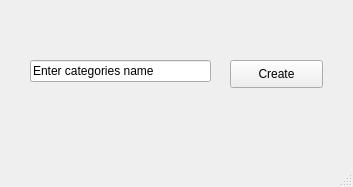
<?xml version="1.0" encoding="UTF-8"?>
<ui version="4.0">
 <class>MainWindow</class>
 <widget class="QMainWindow" name="MainWindow">
  <property name="geometry">
   <rect>
    <x>0</x>
    <y>0</y>
    <width>353</width>
    <height>187</height>
   </rect>
  </property>
  <property name="windowTitle">
   <string>MainWindow</string>
  </property>
  <widget class="QWidget" name="centralwidget">
   <widget class="QLineEdit" name="lineEdit">
    <property name="geometry">
     <rect>
      <x>30</x>
      <y>60</y>
      <width>181</width>
      <height>22</height>
     </rect>
    </property>
    <property name="text">
     <string>Enter categories name</string>
    </property>
   </widget>
   <widget class="QPushButton" name="pushButton">
    <property name="geometry">
     <rect>
      <x>230</x>
      <y>60</y>
      <width>93</width>
      <height>28</height>
     </rect>
    </property>
    <property name="text">
     <string>Create</string>
    </property>
   </widget>
  </widget>
  <widget class="QMenuBar" name="menubar">
   <property name="geometry">
    <rect>
     <x>0</x>
     <y>0</y>
     <width>353</width>
     <height>26</height>
    </rect>
   </property>
  </widget>
  <widget class="QStatusBar" name="statusbar"/>
 </widget>
 <resources/>
 <connections/>
</ui>
